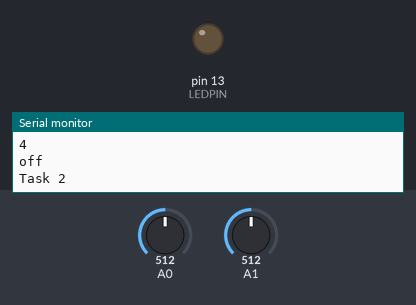
Recording of a sketch running on a simulated Arduino Uno, built with avr-gcc and run on an emulated ATmega328P. On the bench: output pins drawn as LEDs (lit = HIGH), the last lines printed to the serial monitor. Inputs (shaded band) come from the test bench; at power-on: A0 = 512, A1 = 512.

Above: at 0.7 s.
At 38.8 s:
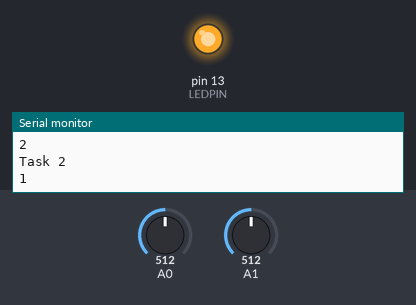
Timing chart, 0 to 40.0 s (numbered marks = the images above):
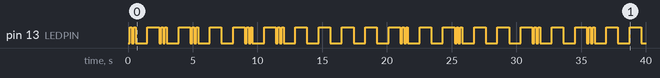

The sketch:

Demo8.ino
```cpp
#include <Arduino_FreeRTOS.h>
#include <semphr.h>  // Add the FreeRTOS functions for Semaphores (or Flags)

// Declare a mutex Semaphore Handle which will be used to manage the Serial Port.
// It will be used to ensure only only one task is accessing this resource at any time.
SemaphoreHandle_t xSerialSemaphore;

int LEDPIN = 13;

// Define 3 tasks
void TaskTemperatureRead( void *pvParameters );
void TaskToggleLED( void *pvParameters );
void TaskLightRead( void *pvParameters );


void setup() {
  Serial.begin(9600);
  pinMode(LEDPIN, OUTPUT);

  if ( xSerialSemaphore == NULL ) {
    xSerialSemaphore = xSemaphoreCreateMutex();
    if ( ( xSerialSemaphore ) != NULL ) {
      xSemaphoreGive( ( xSerialSemaphore ) );
    }
  }

  xTaskCreate(
    TaskTemperatureRead,
    (const portCHAR *) "TemperatureRead",
    128,  // stack size
    NULL,
    3,  // priority
    NULL);

  xTaskCreate(
    TaskToggleLED,
    (const portCHAR *) "toggleLED",
    128,  // stack size
    NULL,
    2,  // priority
    NULL);

  xTaskCreate(
    TaskLightRead,
    (const portCHAR *) "LightRead",
    128,  // stack size
    NULL,
    2,  // priority
    NULL);
}


void loop() {}


/*---------------------- Tasks ---------------------*/

void toggleLight(int state) {
  if (state==false) {
    digitalWrite(LEDPIN, HIGH);
  } else {
    digitalWrite(LEDPIN, LOW);
  }
}

// Task 1
void TaskTemperatureRead( void *pvParameters __attribute__((unused)) ) {
  for (;;) {
    if (xSemaphoreTake( xSerialSemaphore, ( TickType_t ) 5 ) == pdTRUE ) {
      Serial.println("Task 1");
      int a = analogRead(A0);
      int count = 0;
      while(count < 4) {
        vTaskDelay( 10 );
        Serial.println(++count);
        digitalWrite(LEDPIN, !digitalRead(LEDPIN));
      }
      // Now free or "give" the Serial Port for others
      xSemaphoreGive( xSerialSemaphore );
      Serial.println("off");
    }
    vTaskDelay(1);
  }
}

// Task 2
void TaskToggleLED( void *pvParameters __attribute__((unused)) ) {
  for (;;) {
    if (xSemaphoreTake( xSerialSemaphore, ( TickType_t ) 5 ) == pdTRUE ){
      Serial.println("Task 2");
      int count = 0;
      while(count < 2) {
        vTaskDelay(60);
        Serial.println(++count);
        toggleLight(digitalRead(LEDPIN));
      }
      // Now free or "give" the Serial Port for others
      xSemaphoreGive( xSerialSemaphore );
    }
    vTaskDelay(1);
  }
}

// Task 3
void TaskLightRead( void *pvParameters __attribute__((unused)) ) {
  for (;;) {
    if (xSemaphoreTake( xSerialSemaphore, ( TickType_t ) 5 ) == pdTRUE ) {
      Serial.println("Task 3");
      int a = analogRead(A1);
      int count = 0;
      while(count < 2) {
        vTaskDelay(60);
        Serial.println(++count);
        toggleLight(digitalRead(LEDPIN));
      }
      // Now free or "give" the Serial Port for others
      xSemaphoreGive( xSerialSemaphore );
    }
    vTaskDelay(1);
  }
}
```

Measured:
- by itself, pin 13 (LEDPIN): LOW → HIGH at 0.15 s, → LOW 0.15 s later, → HIGH 0.15 s later, → LOW 0.15 s later, … (74 changes in this stretch)
